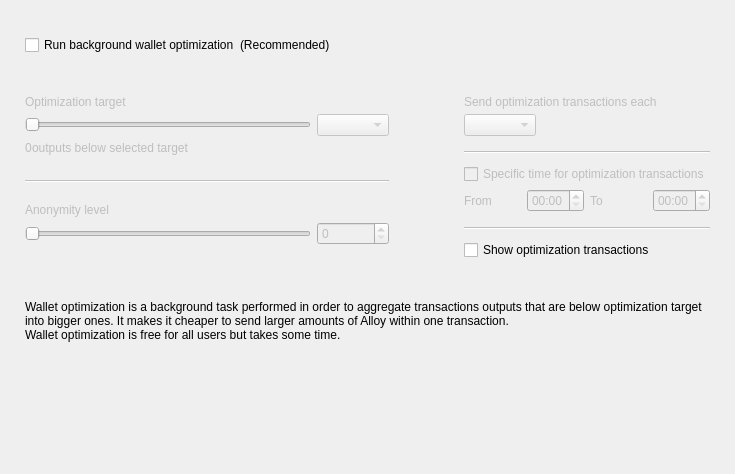
<?xml version="1.0" encoding="UTF-8"?>
<ui version="4.0">
 <class>OptimizationOptionsFrame</class>
 <widget class="QFrame" name="OptimizationOptionsFrame">
  <property name="geometry">
   <rect>
    <x>0</x>
    <y>0</y>
    <width>735</width>
    <height>474</height>
   </rect>
  </property>
  <property name="windowTitle">
   <string>Frame</string>
  </property>
  <property name="frameShape">
   <enum>QFrame::NoFrame</enum>
  </property>
  <property name="frameShadow">
   <enum>QFrame::Raised</enum>
  </property>
  <layout class="QVBoxLayout" name="verticalLayout">
   <property name="spacing">
    <number>0</number>
   </property>
   <property name="leftMargin">
    <number>25</number>
   </property>
   <property name="topMargin">
    <number>35</number>
   </property>
   <property name="rightMargin">
    <number>25</number>
   </property>
   <property name="bottomMargin">
    <number>0</number>
   </property>
   <item>
    <layout class="QHBoxLayout" name="horizontalLayout_2">
     <item>
      <widget class="QCheckBox" name="m_enableOptimizationCheck">
       <property name="text">
        <string>Run background wallet optimization</string>
       </property>
      </widget>
     </item>
     <item>
      <widget class="WalletGui::WalletNormalGrayTextLabel" name="label_8">
       <property name="text">
        <string>(Recommended)</string>
       </property>
      </widget>
     </item>
     <item>
      <spacer name="horizontalSpacer">
       <property name="orientation">
        <enum>Qt::Horizontal</enum>
       </property>
       <property name="sizeHint" stdset="0">
        <size>
         <width>40</width>
         <height>20</height>
        </size>
       </property>
      </spacer>
     </item>
    </layout>
   </item>
   <item>
    <spacer name="verticalSpacer_2">
     <property name="orientation">
      <enum>Qt::Vertical</enum>
     </property>
     <property name="sizeType">
      <enum>QSizePolicy::Fixed</enum>
     </property>
     <property name="sizeHint" stdset="0">
      <size>
       <width>20</width>
       <height>40</height>
      </size>
     </property>
    </spacer>
   </item>
   <item>
    <widget class="QWidget" name="m_optimizationOptionsWidget" native="true">
     <property name="enabled">
      <bool>true</bool>
     </property>
     <layout class="QHBoxLayout" name="horizontalLayout">
      <property name="spacing">
       <number>75</number>
      </property>
      <property name="leftMargin">
       <number>0</number>
      </property>
      <property name="topMargin">
       <number>0</number>
      </property>
      <property name="rightMargin">
       <number>0</number>
      </property>
      <property name="bottomMargin">
       <number>0</number>
      </property>
      <item alignment="Qt::AlignTop">
       <widget class="QWidget" name="widget1" native="true">
        <property name="enabled">
         <bool>false</bool>
        </property>
        <layout class="QGridLayout" name="gridLayout" columnstretch="50,0,0,0">
         <property name="leftMargin">
          <number>0</number>
         </property>
         <property name="topMargin">
          <number>0</number>
         </property>
         <property name="rightMargin">
          <number>0</number>
         </property>
         <property name="bottomMargin">
          <number>0</number>
         </property>
         <property name="verticalSpacing">
          <number>5</number>
         </property>
         <item row="0" column="0" colspan="4">
          <widget class="WalletGui::WalletNormalBlackTextLabel" name="label_5">
           <property name="text">
            <string>Optimization target</string>
           </property>
           <property name="indent">
            <number>0</number>
           </property>
          </widget>
         </item>
         <item row="4" column="0" colspan="4">
          <spacer name="verticalSpacer_3">
           <property name="orientation">
            <enum>Qt::Vertical</enum>
           </property>
           <property name="sizeType">
            <enum>QSizePolicy::Fixed</enum>
           </property>
           <property name="sizeHint" stdset="0">
            <size>
             <width>20</width>
             <height>20</height>
            </size>
           </property>
          </spacer>
         </item>
         <item row="1" column="0" colspan="3">
          <widget class="QSlider" name="m_thresholdSlider">
           <property name="maximum">
            <number>6</number>
           </property>
           <property name="pageStep">
            <number>1</number>
           </property>
           <property name="orientation">
            <enum>Qt::Horizontal</enum>
           </property>
          </widget>
         </item>
         <item row="1" column="3">
          <widget class="QComboBox" name="m_thresholdCombo"/>
         </item>
         <item row="5" column="0" colspan="4">
          <widget class="Line" name="line">
           <property name="orientation">
            <enum>Qt::Horizontal</enum>
           </property>
          </widget>
         </item>
         <item row="6" column="0" colspan="4">
          <spacer name="verticalSpacer_4">
           <property name="orientation">
            <enum>Qt::Vertical</enum>
           </property>
           <property name="sizeType">
            <enum>QSizePolicy::Fixed</enum>
           </property>
           <property name="sizeHint" stdset="0">
            <size>
             <width>20</width>
             <height>15</height>
            </size>
           </property>
          </spacer>
         </item>
         <item row="8" column="3">
          <widget class="QSpinBox" name="m_mixinSpin">
           <property name="buttonSymbols">
            <enum>QAbstractSpinBox::UpDownArrows</enum>
           </property>
          </widget>
         </item>
         <item row="7" column="0" colspan="4">
          <widget class="WalletGui::WalletNormalBlackTextLabel" name="label_7">
           <property name="text">
            <string>Anonymity level</string>
           </property>
           <property name="indent">
            <number>0</number>
           </property>
          </widget>
         </item>
         <item row="8" column="0" colspan="3">
          <widget class="QSlider" name="m_mixinSlider">
           <property name="pageStep">
            <number>1</number>
           </property>
           <property name="orientation">
            <enum>Qt::Horizontal</enum>
           </property>
          </widget>
         </item>
         <item row="2" column="0" colspan="4">
          <spacer name="verticalSpacer_12">
           <property name="orientation">
            <enum>Qt::Vertical</enum>
           </property>
           <property name="sizeType">
            <enum>QSizePolicy::Fixed</enum>
           </property>
           <property name="sizeHint" stdset="0">
            <size>
             <width>20</width>
             <height>0</height>
            </size>
           </property>
          </spacer>
         </item>
         <item row="3" column="0" colspan="4">
          <layout class="QHBoxLayout" name="horizontalLayout_3" stretch="0,1">
           <item>
            <widget class="QLabel" name="m_nonOptimizedOutputsLabel">
             <property name="text">
              <string>0</string>
             </property>
            </widget>
           </item>
           <item>
            <widget class="WalletGui::WalletNormalBlackTextLabel" name="m_nonOptimizedOutputsTextLabel">
             <property name="text">
              <string>outputs below selected target</string>
             </property>
            </widget>
           </item>
          </layout>
         </item>
        </layout>
       </widget>
      </item>
      <item>
       <layout class="QVBoxLayout" name="verticalLayout_3">
        <property name="spacing">
         <number>10</number>
        </property>
        <property name="rightMargin">
         <number>0</number>
        </property>
        <property name="bottomMargin">
         <number>0</number>
        </property>
        <item>
         <widget class="QWidget" name="widget2" native="true">
          <property name="enabled">
           <bool>false</bool>
          </property>
          <layout class="QGridLayout" name="gridLayout_2" columnstretch="0,0,0,0">
           <property name="leftMargin">
            <number>0</number>
           </property>
           <property name="topMargin">
            <number>0</number>
           </property>
           <property name="rightMargin">
            <number>0</number>
           </property>
           <property name="bottomMargin">
            <number>0</number>
           </property>
           <property name="verticalSpacing">
            <number>5</number>
           </property>
           <item row="2" column="0" colspan="2" alignment="Qt::AlignLeft">
            <widget class="QComboBox" name="m_periodCombo"/>
           </item>
           <item row="8" column="0">
            <widget class="WalletGui::WalletNormalBlackTextLabel" name="label_2">
             <property name="text">
              <string>From</string>
             </property>
            </widget>
           </item>
           <item row="8" column="1">
            <widget class="QTimeEdit" name="m_startTimeEdit">
             <property name="enabled">
              <bool>false</bool>
             </property>
             <property name="displayFormat">
              <string>HH:mm</string>
             </property>
            </widget>
           </item>
           <item row="8" column="2">
            <widget class="WalletGui::WalletNormalBlackTextLabel" name="label_3">
             <property name="text">
              <string>To</string>
             </property>
            </widget>
           </item>
           <item row="8" column="3">
            <widget class="QTimeEdit" name="m_stopTimeEdit">
             <property name="enabled">
              <bool>false</bool>
             </property>
             <property name="displayFormat">
              <string>HH:mm</string>
             </property>
            </widget>
           </item>
           <item row="6" column="0" colspan="4">
            <widget class="QCheckBox" name="m_optimizationTimeCheck">
             <property name="text">
              <string>Specific time for optimization transactions</string>
             </property>
            </widget>
           </item>
           <item row="4" column="0" colspan="4">
            <widget class="Line" name="line_2">
             <property name="orientation">
              <enum>Qt::Horizontal</enum>
             </property>
            </widget>
           </item>
           <item row="0" column="0" colspan="4">
            <widget class="WalletGui::WalletNormalBlackTextLabel" name="label_4">
             <property name="text">
              <string>Send optimization transactions each</string>
             </property>
             <property name="indent">
              <number>0</number>
             </property>
            </widget>
           </item>
           <item row="7" column="0" colspan="4">
            <spacer name="verticalSpacer_8">
             <property name="orientation">
              <enum>Qt::Vertical</enum>
             </property>
             <property name="sizeType">
              <enum>QSizePolicy::Fixed</enum>
             </property>
             <property name="sizeHint" stdset="0">
              <size>
               <width>20</width>
               <height>0</height>
              </size>
             </property>
            </spacer>
           </item>
           <item row="3" column="0" colspan="4">
            <spacer name="verticalSpacer_6">
             <property name="orientation">
              <enum>Qt::Vertical</enum>
             </property>
             <property name="sizeType">
              <enum>QSizePolicy::Fixed</enum>
             </property>
             <property name="sizeHint" stdset="0">
              <size>
               <width>20</width>
               <height>10</height>
              </size>
             </property>
            </spacer>
           </item>
           <item row="10" column="0" colspan="4">
            <widget class="Line" name="line_3">
             <property name="orientation">
              <enum>Qt::Horizontal</enum>
             </property>
            </widget>
           </item>
           <item row="1" column="0" colspan="4">
            <spacer name="verticalSpacer_5">
             <property name="orientation">
              <enum>Qt::Vertical</enum>
             </property>
             <property name="sizeType">
              <enum>QSizePolicy::Fixed</enum>
             </property>
             <property name="sizeHint" stdset="0">
              <size>
               <width>20</width>
               <height>0</height>
              </size>
             </property>
            </spacer>
           </item>
           <item row="5" column="0" colspan="4">
            <spacer name="verticalSpacer_7">
             <property name="orientation">
              <enum>Qt::Vertical</enum>
             </property>
             <property name="sizeType">
              <enum>QSizePolicy::Fixed</enum>
             </property>
             <property name="sizeHint" stdset="0">
              <size>
               <width>20</width>
               <height>5</height>
              </size>
             </property>
            </spacer>
           </item>
           <item row="9" column="0" colspan="4">
            <spacer name="verticalSpacer_10">
             <property name="orientation">
              <enum>Qt::Vertical</enum>
             </property>
             <property name="sizeType">
              <enum>QSizePolicy::Fixed</enum>
             </property>
             <property name="sizeHint" stdset="0">
              <size>
               <width>20</width>
               <height>10</height>
              </size>
             </property>
            </spacer>
           </item>
          </layout>
         </widget>
        </item>
        <item>
         <widget class="QCheckBox" name="m_showFusionTransactionsCheck">
          <property name="enabled">
           <bool>true</bool>
          </property>
          <property name="text">
           <string>Show optimization transactions</string>
          </property>
         </widget>
        </item>
       </layout>
      </item>
     </layout>
    </widget>
   </item>
   <item>
    <spacer name="verticalSpacer_11">
     <property name="orientation">
      <enum>Qt::Vertical</enum>
     </property>
     <property name="sizeType">
      <enum>QSizePolicy::Fixed</enum>
     </property>
     <property name="sizeHint" stdset="0">
      <size>
       <width>20</width>
       <height>40</height>
      </size>
     </property>
    </spacer>
   </item>
   <item>
    <widget class="WalletGui::WalletExtraNormalGrayTextLabel" name="m_helpLabel">
     <property name="text">
      <string>Wallet optimization is a background task performed in order to aggregate transactions outputs that are below optimization target into bigger ones. It makes it cheaper to send larger amounts of Alloy within one transaction.
Wallet optimization is free for all users but takes some time.</string>
     </property>
     <property name="wordWrap">
      <bool>true</bool>
     </property>
    </widget>
   </item>
   <item>
    <spacer name="verticalSpacer">
     <property name="orientation">
      <enum>Qt::Vertical</enum>
     </property>
     <property name="sizeHint" stdset="0">
      <size>
       <width>20</width>
       <height>40</height>
      </size>
     </property>
    </spacer>
   </item>
  </layout>
 </widget>
 <customwidgets>
  <customwidget>
   <class>WalletGui::WalletNormalGrayTextLabel</class>
   <extends>QLabel</extends>
   <header>Gui/Common/WalletTextLabel.h</header>
  </customwidget>
  <customwidget>
   <class>WalletGui::WalletNormalBlackTextLabel</class>
   <extends>QLabel</extends>
   <header>Gui/Common/WalletTextLabel.h</header>
  </customwidget>
  <customwidget>
   <class>WalletGui::WalletExtraNormalGrayTextLabel</class>
   <extends>QLabel</extends>
   <header>Gui/Common/WalletTextLabel.h</header>
  </customwidget>
 </customwidgets>
 <resources/>
 <connections>
  <connection>
   <sender>m_enableOptimizationCheck</sender>
   <signal>toggled(bool)</signal>
   <receiver>widget1</receiver>
   <slot>setEnabled(bool)</slot>
   <hints>
    <hint type="sourcelabel">
     <x>147</x>
     <y>47</y>
    </hint>
    <hint type="destinationlabel">
     <x>176</x>
     <y>204</y>
    </hint>
   </hints>
  </connection>
  <connection>
   <sender>m_thresholdSlider</sender>
   <signal>valueChanged(int)</signal>
   <receiver>OptimizationOptionsFrame</receiver>
   <slot>thresholdChanged(int)</slot>
   <hints>
    <hint type="sourcelabel">
     <x>116</x>
     <y>139</y>
    </hint>
    <hint type="destinationlabel">
     <x>355</x>
     <y>194</y>
    </hint>
   </hints>
  </connection>
  <connection>
   <sender>m_mixinSlider</sender>
   <signal>valueChanged(int)</signal>
   <receiver>OptimizationOptionsFrame</receiver>
   <slot>mixinChanged(int)</slot>
   <hints>
    <hint type="sourcelabel">
     <x>116</x>
     <y>240</y>
    </hint>
    <hint type="destinationlabel">
     <x>367</x>
     <y>236</y>
    </hint>
   </hints>
  </connection>
  <connection>
   <sender>m_optimizationTimeCheck</sender>
   <signal>toggled(bool)</signal>
   <receiver>m_startTimeEdit</receiver>
   <slot>setEnabled(bool)</slot>
   <hints>
    <hint type="sourcelabel">
     <x>543</x>
     <y>179</y>
    </hint>
    <hint type="destinationlabel">
     <x>501</x>
     <y>207</y>
    </hint>
   </hints>
  </connection>
  <connection>
   <sender>m_optimizationTimeCheck</sender>
   <signal>toggled(bool)</signal>
   <receiver>m_stopTimeEdit</receiver>
   <slot>setEnabled(bool)</slot>
   <hints>
    <hint type="sourcelabel">
     <x>543</x>
     <y>179</y>
    </hint>
    <hint type="destinationlabel">
     <x>643</x>
     <y>207</y>
    </hint>
   </hints>
  </connection>
  <connection>
   <sender>m_mixinSpin</sender>
   <signal>valueChanged(int)</signal>
   <receiver>OptimizationOptionsFrame</receiver>
   <slot>mixinChanged(int)</slot>
   <hints>
    <hint type="sourcelabel">
     <x>273</x>
     <y>271</y>
    </hint>
    <hint type="destinationlabel">
     <x>367</x>
     <y>236</y>
    </hint>
   </hints>
  </connection>
  <connection>
   <sender>m_thresholdCombo</sender>
   <signal>currentIndexChanged(int)</signal>
   <receiver>OptimizationOptionsFrame</receiver>
   <slot>thresholdChanged(int)</slot>
   <hints>
    <hint type="sourcelabel">
     <x>270</x>
     <y>139</y>
    </hint>
    <hint type="destinationlabel">
     <x>367</x>
     <y>236</y>
    </hint>
   </hints>
  </connection>
  <connection>
   <sender>m_enableOptimizationCheck</sender>
   <signal>toggled(bool)</signal>
   <receiver>widget2</receiver>
   <slot>setEnabled(bool)</slot>
   <hints>
    <hint type="sourcelabel">
     <x>158</x>
     <y>48</y>
    </hint>
    <hint type="destinationlabel">
     <x>556</x>
     <y>197</y>
    </hint>
   </hints>
  </connection>
 </connections>
 <slots>
  <slot>thresholdChanged(int)</slot>
  <slot>mixinChanged(int)</slot>
 </slots>
</ui>
